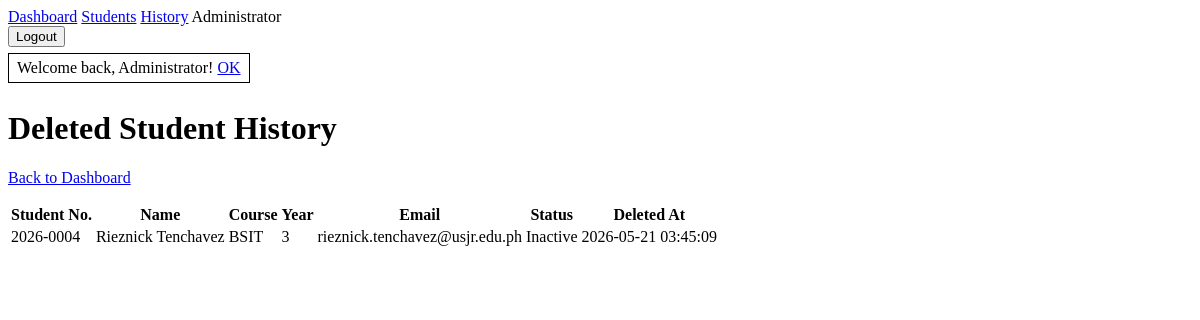
Before: /students/history (signed in) with the older database file.
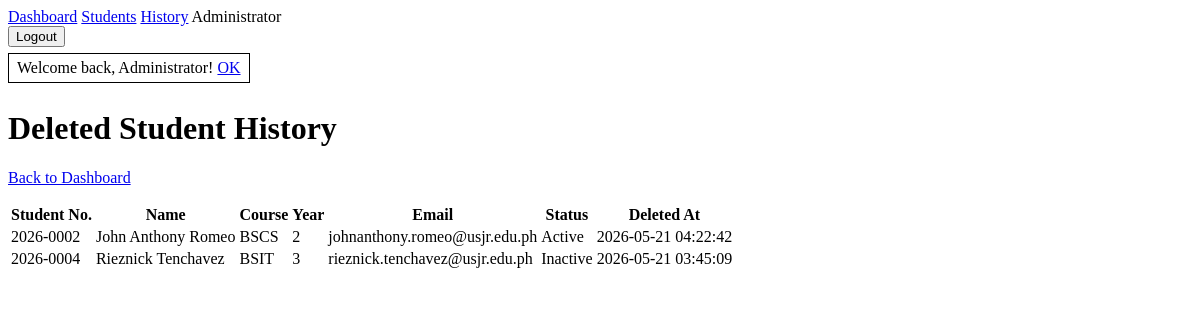
After: the same page with the newer database file.
### tables this page shows
CREATE TABLE deleted_students (
    id INTEGER PRIMARY KEY AUTOINCREMENT,
    original_student_id INTEGER NOT NULL,
    student_number VARCHAR(50) NOT NULL,
    first_name VARCHAR(100) NOT NULL,
    last_name VARCHAR(100) NOT NULL,
    course VARCHAR(100) NOT NULL,
    year_level INTEGER NOT NULL,
    email VARCHAR(160) NOT NULL,
    phone VARCHAR(40),
    address TEXT,
    status VARCHAR(20) NOT NULL,
    created_at DATETIME,
    updated_at DATETIME,
    deleted_at DATETIME NOT NULL DEFAULT CURRENT_TIMESTAMP
);

### core/Container/Container.php (called while the page is built, shortened)
<?php
final class Container
{
    private array $bindings = [];
    public function has(string $key): bool
    {
        return isset($this->bindings[$key]) || class_exists($key);
    }
    public function make(string $key): mixed
    {
        if (class_exists($key)) {
            return $this->build($key);
        }
        throw new RuntimeException("No binding found for {$key}");
    }
    private function build(string $class): object
    {
        $reflection = new ReflectionClass($class);
        $constructor = $reflection->getConstructor();
        $dependencies = [];
        return $reflection->newInstanceArgs($dependencies);
    }
}

### core/Session.php (called while the page is built, shortened)
<?php
class Session
{
    public static function get(string $key, mixed $default = null): mixed
    {
        return $_SESSION[$key] ?? $default;
    }
    public static function flash(string $key, ?string $message = null): ?string
    {
        $value = $_SESSION['_flash'][$key] ?? null;
        return $value;
    }
}

### core/Auth.php (called while the page is built, shortened)
<?php
class Auth
{
    public static function check(): bool
    {
        return Session::get('user') !== null;
    }
    public static function user(): ?array
    {
        return Session::get('user');
    }
}

### app/Controllers/StudentController.php (called while the page is built, shortened)
<?php
class StudentController extends Controller
{
    private Student $students;
    public function __construct()
    {
        $this->students = new Student();
    }
    public function history(): string
    {
        return $this->render('students/history', [
            'title' => 'Deleted Student History',
            'students' => $this->students->deletedHistory(),
        ]);
    }
}

### config/database.php (called while the page is built)
<?php
return [
    'driver' => 'sqlite',
    'sqlite_path' => dirname(__DIR__) . '/database/app.sqlite',
    'mysql' => [
        'host' => '127.0.0.1',
        'port' => '3306',
        'database' => 'mvc_finals',
        'username' => 'root',
        'password' => '',
        'charset' => 'utf8mb4',
    ],
];

### core/Database/Connection.php (called while the page is built, shortened)
<?php
class Connection
{
    private static ?PDO $connection = null;
    public static function connection(): PDO
    {
        $database = require dirname(__DIR__, 2) . '/config/database.php';
        if ($database['driver'] === 'mysql') {
            $mysql = $database['mysql'];
            $dsn = sprintf(
                'mysql:host=%s;port=%s;dbname=%s;charset=%s',
                $mysql['host'],
                $mysql['port'],
                $mysql['database'],
                $mysql['charset']
            );
            self::$connection = new PDO($dsn, $mysql['username'], $mysql['password']);
        } else {
            $path = $database['sqlite_path'];
            $directory = dirname($path);
            self::$connection = new PDO('sqlite:' . $path);
        }
        self::$connection->setAttribute(PDO::ATTR_ERRMODE, PDO::ERRMODE_EXCEPTION);
        self::$connection->setAttribute(PDO::ATTR_DEFAULT_FETCH_MODE, PDO::FETCH_ASSOC);
        return self::$connection;
    }
}

### core/Database/Model.php (called while the page is built, shortened)
<?php
abstract class Model
{
    protected array $attributes = [];
    public function __construct(array $attributes = [])
    {
        $this->attributes = $attributes;
    }
    public function toArray(): array
    {
        return $this->attributes;
    }
    protected static function allOrdered(string $orderBy = 'id', string $direction = 'ASC'): array
    {
        $model = new static();
        $direction = strtoupper($direction) === 'DESC' ? 'DESC' : 'ASC';
        $statement = self::connection()->query(
            'SELECT * FROM ' . self::identifier($model->table) . ' ORDER BY ' . self::identifier($orderBy) . ' ' . $direction
        );
        return self::modelsToArrays(self::hydrateMany($statement->fetchAll()));
    }
    protected static function connection(): PDO
    {
        return Connection::connection();
    }
    private static function hydrateMany(array $rows): array
    {
        return array_map(fn (array $row): static => new static($row), $rows);
    }
    private static function modelsToArrays(array $models): array
    {
        return array_map(fn (self $model): array => $model->toArray(), $models);
    }
    private static function identifier(string $identifier): string
    {
        return $identifier;
    }
}

### app/Models/DeletedStudent.php (called while the page is built, shortened)
<?php
class DeletedStudent extends Model
{
    public static function history(): array
    {
        return self::allOrdered('deleted_at', 'DESC');
    }
}

### app/Models/Student.php (called while the page is built, shortened)
<?php
class Student extends Model
{
    public function deletedHistory(): array
    {
        return DeletedStudent::history();
    }
}

### core/Application.php (called while the page is built, shortened)
<?php
final class Application
{
    public function run(): void
    {
        $method = $_SERVER['REQUEST_METHOD'] ?? 'GET';
        $uri = parse_url($_SERVER['REQUEST_URI'] ?? '/', PHP_URL_PATH) ?: '/';
        $this->router->dispatch($method, $uri);
    }
}

### public/index.php (called while the page is built, shortened)
<?php
$container = new Container();
$router = new Router($container);
$app = new Application($router);
$app->run();

### core/View/Engine.php (called while the page is built, shortened)
<?php
class Engine
{
    public static function render(string $view, array $data = [], string $layout = 'layouts/app'): string
    {
        $viewPath = dirname(__DIR__, 2) . '/app/Views/' . $view . '.php';
        extract($data, EXTR_SKIP);
        require $viewPath;
        $content = ob_get_clean();
        require dirname(__DIR__, 2) . '/app/Views/' . $layout . '.php';
        return ob_get_clean();
    }
    public static function e(?string $value): string
    {
        return htmlspecialchars((string) $value, ENT_QUOTES, 'UTF-8');
    }
}

### config/app.php (called while the page is built)
<?php
return [
    'name' => 'Student Records MVC',
    'base_url' => '',
    'debug' => true,
];

### core/Controller.php (called while the page is built, shortened)
<?php
class Controller
{
    protected function render(string $view, array $data = [], string $layout = 'layouts/app'): string
    {
        return Engine::render($view, $data, $layout);
    }
}

### app/Views/students/history.php (the view, shortened to what the changed rows need)
<h1>Deleted Student History</h1>
<p><a href="/dashboard">Back to Dashboard</a></p>
<?php if (!$students): ?>
    <p>No deleted student records.</p>
<?php else: ?>
    <table>
        <thead>
            <tr>
                <th>Student No.</th>
                <th>Name</th>
                <th>Course</th>
                <th>Year</th>
                <th>Email</th>
                <th>Status</th>
                <th>Deleted At</th>
            </tr>
        </thead>
        <tbody>
            <?php foreach ($students as $student): ?>
                <tr>
                    <td><?= View::e($student['student_number']) ?></td>
                    <td><?= View::e($student['first_name'] . ' ' . $student['last_name']) ?></td>
                    <td><?= View::e($student['course']) ?></td>
                    <td><?= (int) $student['year_level'] ?></td>
                    <td><?= View::e($student['email']) ?></td>
                    <td><?= View::e($student['status']) ?></td>
                    <td><?= View::e($student['deleted_at']) ?></td>
                </tr>
            <?php endforeach; ?>
        </tbody>
    </table>
<?php endif; ?>

### core/Http/Router.php (shortened to what the changed rows need)
<?php
class Router
{
    private array $routes = [];
    private function add(string $method, string $uri, array $handler): void
    {
        $uri = trim($uri, '/') ?: '/';
        $pattern = preg_replace(
            '#\{([a-zA-Z_][a-zA-Z0-9_]*)\}#',
            '(?P<$1>[^/]+)',
            $uri
        );
        $this->routes[] = [
            'method' => $method,
            'uri' => $uri,
            'pattern' => '#^' . $pattern . '$#',
            'handler' => $handler,
        ];
    }
    public function dispatch(string $method, string $uri): void
    {
        $uri = trim($uri, '/') ?: '/';
        foreach ($this->routes as $route) {
            if ($route['method'] !== $method) {
                continue;
            }
            if (preg_match($route['pattern'], $uri, $matches)) {
                $params = array_filter($matches, 'is_string', ARRAY_FILTER_USE_KEY);
                [$class, $action] = $route['handler'];
                $controller = $this->resolveController($class);
                echo $controller->$action(...array_values($params));
                return;
            }
        }
    }
    private function resolveController(string $class): object
    {
        if ($this->container !== null && $this->container->has($class)) {
            return $this->container->make($class);
        }
        return new $class();
    }
}

### app/Views/layouts/app.php (shortened to what the changed rows need)
<?php
$appConfig = require dirname(__DIR__, 3) . '/config/app.php';
$success = Session::flash('success');
?>
<!doctype html>
<html lang="en">
<head>
</head>
<body>
    <header>
        <nav>
            <a href="/dashboard">Dashboard</a>
            <a href="/students">Students</a>
            <a href="/students/history">History</a>
            <?php if (Auth::check()): ?>
                <span><?= View::e(Auth::user()['name'] ?? '') ?></span>
            <?php endif; ?>
            <div>
                <?php if (Auth::check()): ?>
                    <form method="post" action="/logout">
                        <button type="submit">Logout</button>
                    </form>
                <?php endif; ?>
            </div>
        </nav>
    </header>
    <main>
        <?= Alert::render($success, 'success') ?>
        <?= $content ?>
    </main>
</body>
</html>

### core/View/Alert.php (shortened to what the changed rows need)
<?php
class Alert
{
    public static function render(?string $message, string $type = 'info'): string
    {
        if (!$message) {
            return '';
        }
        $currentPath = self::e(parse_url($_SERVER['REQUEST_URI'] ?? '/', PHP_URL_PATH) ?: '/');
        return '
            <div role="alert" style="border: 1px solid #000; padding: 5px 8px; margin: 6px 0; display: inline-block;">
                <span>' . self::e($message) . '</span>
                <a href="' . $currentPath . '">OK</a>
            </div>
        ';
    }
    private static function e(string $value): string
    {
        return htmlspecialchars($value, ENT_QUOTES, 'UTF-8');
    }
}

Changed rows visible on the page:
added deleted_students: student_number "2026-0002", first_name+last_name "John Anthony Romeo", course "BSCS", year_level "2", email "johnanthony.romeo@usjr.edu.ph", status "Active", deleted_at "2026-05-21 04:22:42"
